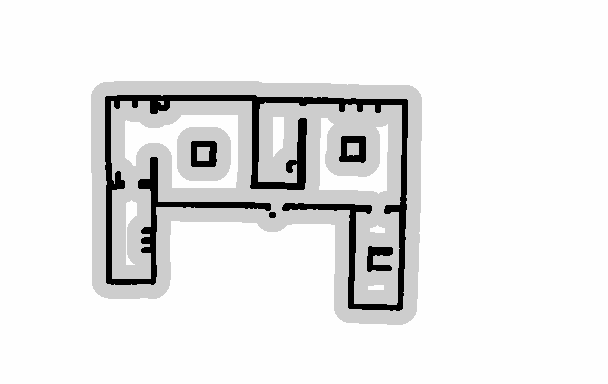
#> input picture src/autonomous_tb/saved_maps/00 ground_truth_costmap.pgm, 608 x 384 px, found by its file name
$ python grad_map.py   (older library calls are emulated)
#> lines starting #> are read from the running program, lines starting #| are printed output that depends on the picture; after the words box and inside, x2 and y2 are one past the last pixel; in counts of white or black regions, pixels touching at a corner belong together
from PIL import Image
import numpy as np
# from RRT import RRT
import matplotlib.pyplot as plt
from matplotlib import cm
from mpl_toolkits.mplot3d import Axes3D

kernel_size = 5
sigma = 0.6

def load_map(file_path, resolution_scale):
    ''' Load map from an image and return a 2D binary numpy array
        where 0 represents obstacles and 1 represents free space
    '''
#> called with resolution_scale = 1
    # Load the image with grayscale
    img = Image.open(file_path).convert('L')
#> img is the input picture: PIL image 608x384 L; min 0, max 254, mean 232.6
    # Rescale the image
    size_x, size_y = img.size
#> size_x = 608; size_y = 384
    new_x, new_y  = int(size_x*resolution_scale), int(size_y*resolution_scale)
#> new_x = 608; new_y = 384
    img = img.resize((new_x, new_y), Image.ANTIALIAS)

    map_array = np.asarray(img, dtype='uint8')

    # Get bianry image
    threshold = 127
    # obs=0, free=1
    map_array = 1 * (map_array > threshold)
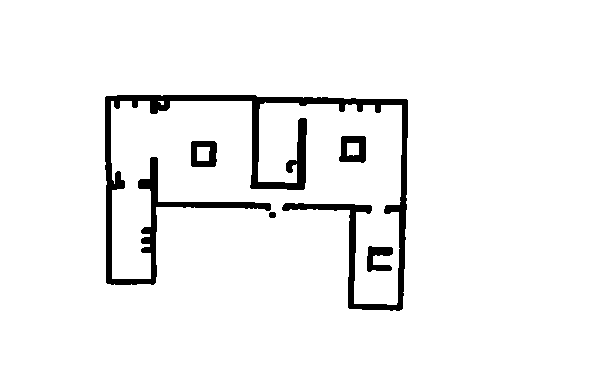
#> map_array: shape (384, 608) int64; values 0 (black) and 1 (white), 95.1% white; 5 black regions, box (x1, y1, x2, y2) and area: (105, 95, 408, 311) 9902, (339, 136, 366, 163) 513, (191, 141, 217, 167) 487, (367, 246, 393, 272) 417, (269, 212, 276, 218) 38
    # Result 2D numpy array
    return map_array

def gkern(kernel_size, sigma=1, mu=0):
    x, y = np.meshgrid(np.linspace(-1,1,kernel_size), np.linspace(-1,1,kernel_size))
    d = np.sqrt(x*x+y*y)
    return np.exp(-( (d-mu)**2 / ( 2.0 * sigma**2 ) ) )

def grad_map(map_array, risk_points, kernel_size, sigma, max_cost=10):
#> called with kernel_size = 55, sigma = 0.6, max_cost = 10
    grad_map = map_array
    kernel = gkern(kernel_size=kernel_size, sigma=sigma)*max_cost
    kernel_len = len(kernel)
    steps = int(kernel_len/2.2)
    k_flattened = kernel.flatten()

    for points in risk_points:
        # Center coordinates
        x, y = points[0], points[1]
        i = 0
        for x_coord in range(x-steps, x+steps+1):
            for y_coord in range(y-steps, y+steps+1):
                grad_map[x_coord][y_coord] = grad_map[x_coord][y_coord]*k_flattened[i]
                i+=1
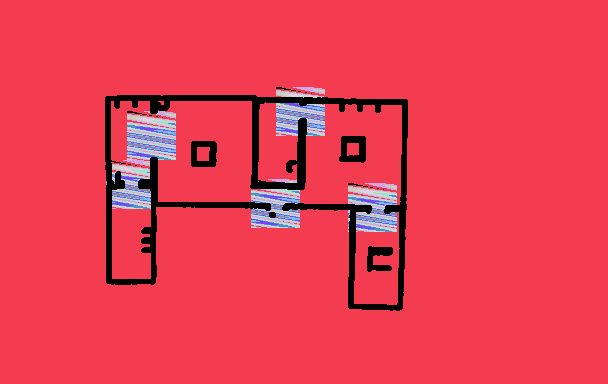
#> grad_map: shape (384, 608) int64; 11 distinct labels, from 0 to 10; one colour per label, 0 black
    return grad_map

if __name__ == "__main__":

    map_array = load_map("/home/aka/capstone_ws/src/autonomous_tb/saved_maps/00 ground_truth_costmap.pgm", 1) #Update the location of the file accordingly
    risk_coordinates = [(203, 275),(135, 151), (184, 130), (111, 300), (207, 372)]
    gradient_map = grad_map(map_array, risk_coordinates, kernel_size=55, sigma=0.6, max_cost=10)
    gradient_map = np.flipud(gradient_map)
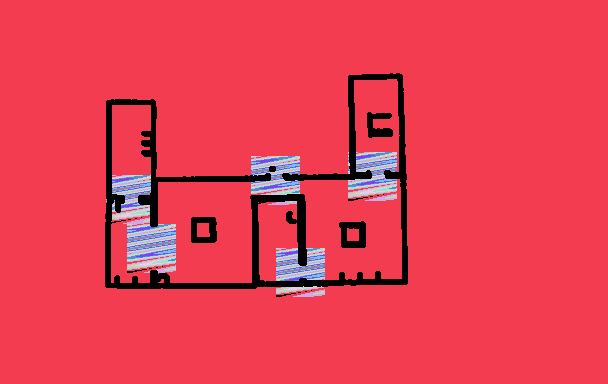
#> gradient_map: shape (384, 608) int64; 11 distinct labels, from 0 to 10; one colour per label, 0 black

    x_ = 236
    y_ = 162
    # print(str(x_) + str(" ") + str(y_))
    # print(gradient_map[x_][y_])

    # 3D surface plot for the gradient visualization
    X = np.arange(0,608)
    Y = np.arange(0,384)
    X,Y = np.meshgrid(X,Y)
    fig, ax = plt.subplots(subplot_kw={"projection":"3d"})
    surf = ax.plot_surface(X,Y,gradient_map,cmap=cm.jet,rstride=1,cstride=1,linewidth=0.,antialiased=False)
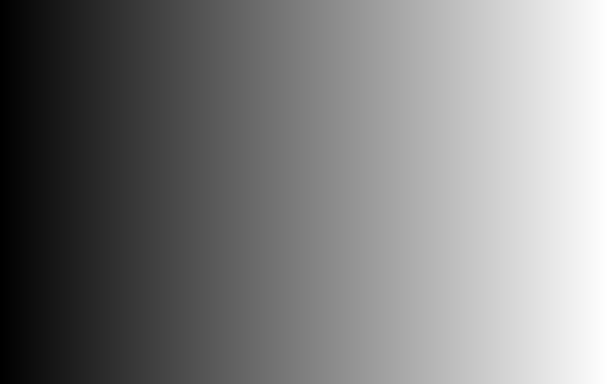
#> X: shape (384, 608) int64; min 0, max 607, mean 303.5; drawn with min black and max white
    fig.colorbar(surf,shrink=0.5,aspect=5)

    # plt.contour(gradient_map)
    plt.show()
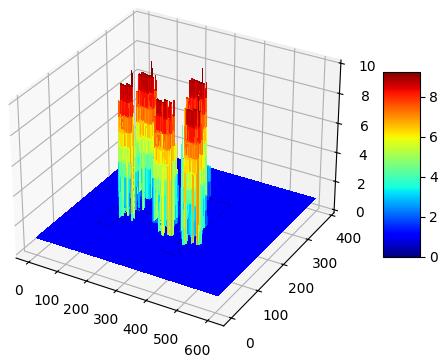
#> figure drawn by matplotlib, 2 panels
